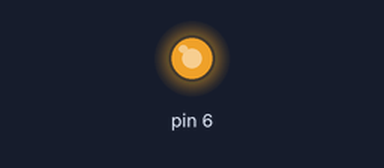
The sketch below on a simulated Arduino Uno, built with avr-gcc and run on an emulated ATmega328P. On the bench: output pins drawn as LEDs (lit = HIGH). What the sketch prints to the serial monitor is not drawn.

Above: at 0.1 s.
Timing chart, 0 to 1.6 s (numbered marks = the images above):
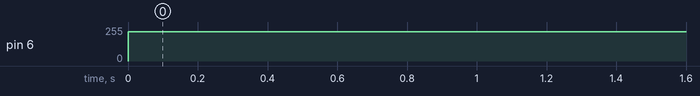

Measured:
- by itself, pin 6: 0/255 → 219/255 at 0.00 s

The sketch:

steady_output.ino
```cpp
void setup() {
  // put your setup code here, to run once:
pinMode(6, OUTPUT);
Serial.begin(9600);
}
int i = 0;
void loop() {
  // put your main code here, to run repeatedly:
i = 219;
analogWrite(6,i);
Serial.println(i);
delay(2);
}
```
